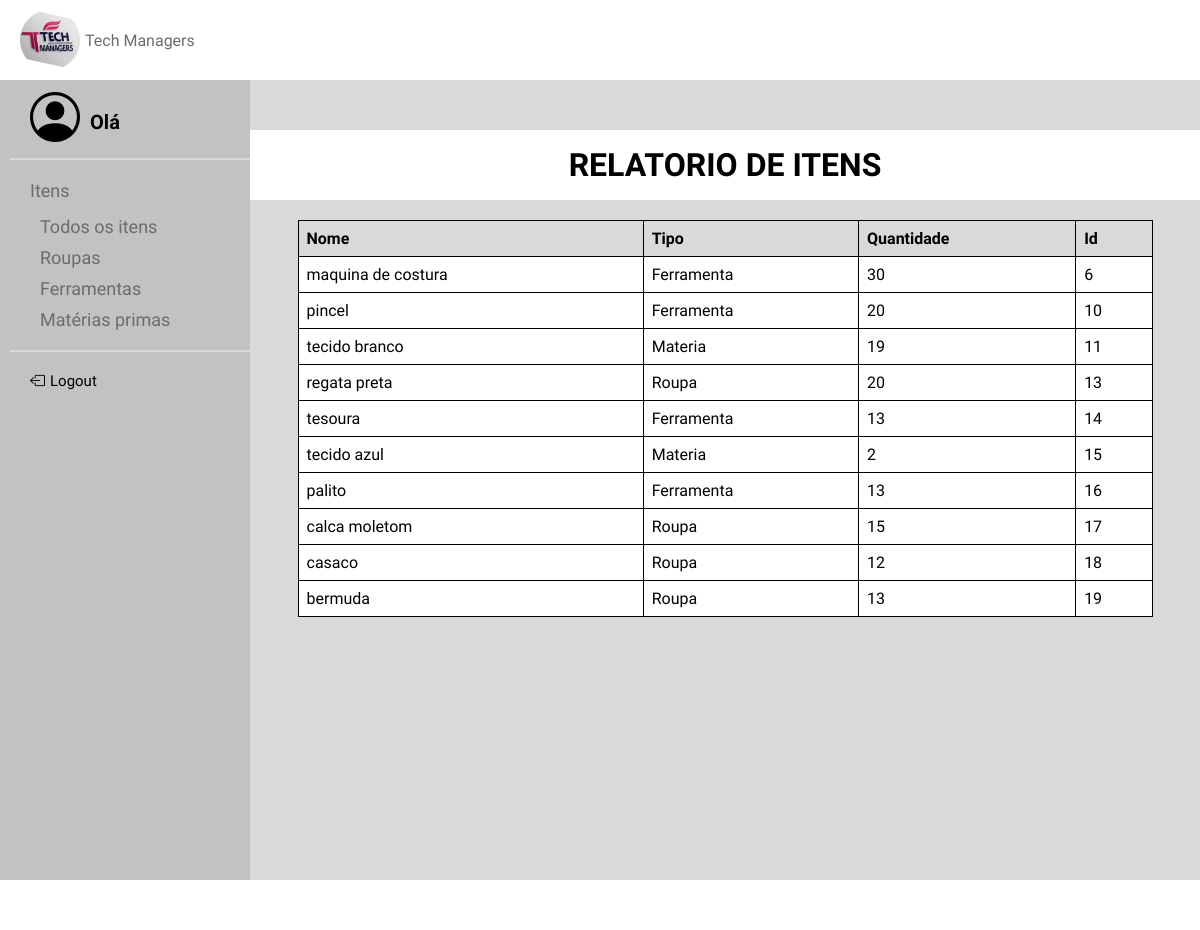
Before: /TelaRelatorio with the older database file.
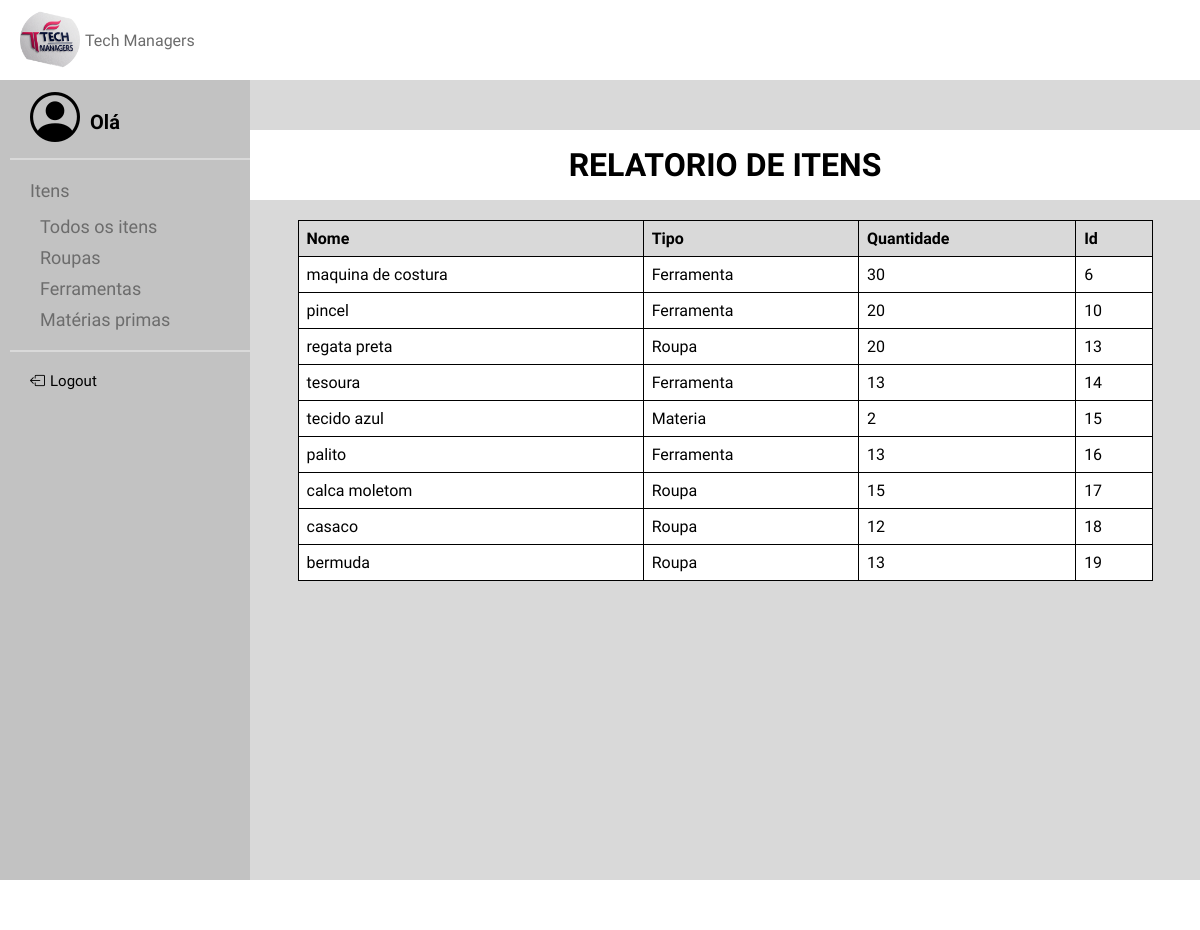
After: the same page with the newer database file.
### models.py (models this page shows, shortened)
class ITEM(Base):
    __tablename__ = 'item'
    id = Column(Integer, primary_key=True, unique=True, nullable=False, index=True)
    nome = Column(String(40), nullable=False, index=True)
    tipo = Column(String(40), nullable=False, index=True)
    quantidade = Column(Integer, nullable=False, index=True)

### app.py (the view)
@app.route('/TelaRelatorio', methods=['GET'])
def TelaRelatorio():
    itens = ITEM.query.all()
    return render_template("RelatorioItens.html", itens=itens)

### templates/RelatorioItens.html
<!DOCTYPE html>
{% extends "base.html" %}
{% block conteudo %}
    <link rel="stylesheet" href="../static/RelatorioItens.css">
    <h1>RELATORIO DE ITENS</h1>
    <table>
        <thead>
        <tr>
            <th>Nome</th>
            <th>Tipo</th>
            <th>Quantidade</th>
            <th>Id</th>
        </tr>
        </thead>
        <tbody>
        {% for item in itens %}
        <tr>
            <td>{{ item.nome }}</td>
            <td>{{ item.tipo }}</td>
            <td>{{ item.quantidade }}</td>
            <td>{{ item.id }}</td>
        </tr>
        {% endfor %}
        </tbody>
    </table>
{% endblock %}

### templates/base.html (shortened to what this page needs)
<!DOCTYPE html>
<html lang="pt-br">
<head>
    <link rel="stylesheet" href="https://cdn.jsdelivr.net/npm/bootstrap-icons@1.10.5/font/bootstrap-icons.css">
    <link rel="stylesheet" href="/static/base.css">
</head>
<body>
<header>
    <a class="navbar-brand" id="logo">
        <img src="../static/imagens/logo.png" width="60" height="60">
        <strong class="koulen-regular" id="txt_logo">Tech Managers</strong>
    </a>
</header>
<aside class="sidebar">
    {% if 'admin' in session and session['admin'] %}
        <div class="pessoa"><i class="bi bi-person-circle" id="person"></i>
            <p>Olá Admin</p></div>
        <hr>
        <dl class="lista">
            <dt class="dt1" id="txt"><a href="{{ url_for('telafuncionarios') }}">Funcionarios</a></dt>
            <dt class="dt2" id="txt"><a href="{{ url_for('telaitens') }}">Itens</a></dt>
            <dd class="dd1" id="txt"><a href="{{ url_for('telaitens') }}">Todos os itens</a></dd>
            <dd class="dd2" id="txt"><a href="{{ url_for('tela_roupas') }}">Roupas</a></dd>
            <dd class="dd3" id="txt"><a href="{{ url_for('tela_ferramentas') }}">Ferramentas</a></dd>
            <dd class="dd4" id="txt"><a href="{{ url_for('tela_materia_prima') }}">Matérias primas</a></dd>
        </dl>
    {% else %}
        <div class="pessoa"><i class="bi bi-person-circle" id="person"></i>
            <p>Olá {{ session['nome_funcionario'] }}</p></div>
        <hr>
        <dl class="lista">
            <dt class="dt2" id="txt"><a href="{{ url_for('TelaFI') }}">Itens</a></dt>
            <dd class="dd1" id="txt"><a href="{{ url_for('TelaFI') }}">Todos os itens</a></dd>
            <dd class="dd2" id="txt"><a href="{{ url_for('tela_roupas') }}">Roupas</a></dd>
            <dd class="dd3" id="txt"><a href="{{ url_for('tela_ferramentas') }}">Ferramentas</a></dd>
            <dd class="dd4" id="txt"><a href="{{ url_for('tela_materia_prima') }}">Matérias primas</a></dd>
        </dl>
    {% endif %}
        <hr>
        <div class="deslogar"><i class="bi bi-box-arrow-left" id="logout"></i>
            <a href="{{ url_for('logout') }}">Logout</a></div>
</aside>
<main>
    <div class="meio">
        {% block conteudo %}
        {% endblock %}
    </div>
</main>
<footer>
</footer>
</body>
</html>

### static/base.css (style rules this page uses)
* { margin: 0; padding: 0; }
.koulen-regular { font-family: "Koulen", sans-serif; font-weight: 400; font-style: normal; }
body { background-color: #d9d9d9; display: grid; grid-template-columns: auto 1fr 1fr; }
header { width: 100%; height: 80px; background-color: #ffffff; display: flex; flex-direction: row; padding-left: 20px; justify-items: center; text-align: center; justify-content: flex-start; grid-column: span 3; }
#logo { margin-right: auto; display: flex; text-align: center; align-items: center; gap: 5px; width: auto; height: auto; }
main { height: 100%; width: 100%; min-height:100vh; display: flex; flex-direction: row; align-items: start; grid-column: span 2; }
footer { height: 50px; width: 100%; background-color: white; grid-column: span 3; }
aside hr { border: 1px solid #d9d9d9; margin-top: 10px; margin-bottom: 20px; margin-left: 10px; }
aside { height: inherit; width: 250px; background-color: #C2C2C2; color: #6c6c6c; padding-top: 10px; font-family: "Mako", sans-serif; font-size: 18px; display: flex; flex-direction: column; grid-column: span 1; }
#person { color: black; font-size: 50px; }
.pessoa { display: flex; flex-direction: row; font-size: 20px; margin-left: 30px; }
.pessoa p { margin-top: 20px; margin-left: 10px; color: black; font-weight: bold; }
#logout { color: black; font-size: 15px; }
.deslogar { display: flex; flex-direction: row; font-size: 15px; margin-left: 30px; color: black; }
.deslogar a { margin-left: 5px; color: black; }
dl { margin-left: 10px; display: flex; flex-direction: column; }
dt { margin-left: 20px; margin-bottom: 10px; }
.dt2 { margin-bottom: 15px; }
dd { margin-left: 30px; margin-bottom: 10px; }
.meio { width: 100%; height: 100%; background-color: #d9d9d9; }
a { text-decoration: none; color: #6c6c6c; }

### static/RelatorioItens.css (style rules this page uses)
h1 { width: 100%; height: 70px; display: flex; background-color: white; align-items: center; justify-content: center; text-align: center; margin-bottom: 20px; font-family: "Koulen", sans-serif; align-self: center; justify-self: center; margin-top: 50px; }
.meio { display: flex; flex-direction: column; align-items: center; }
table { width: 90%; border-collapse: collapse; align-self: center; justify-self: center; font-family: "Koulen", sans-serif; }
th, td { border: 1px solid black; padding: 8px; text-align: left; }
th { background-color: #d9d9d9; }
td { background-color: white; }

Changed rows visible on the page:
removed ITEM: nome "tecido branco", tipo "Materia", quantidade "19", id "11"
